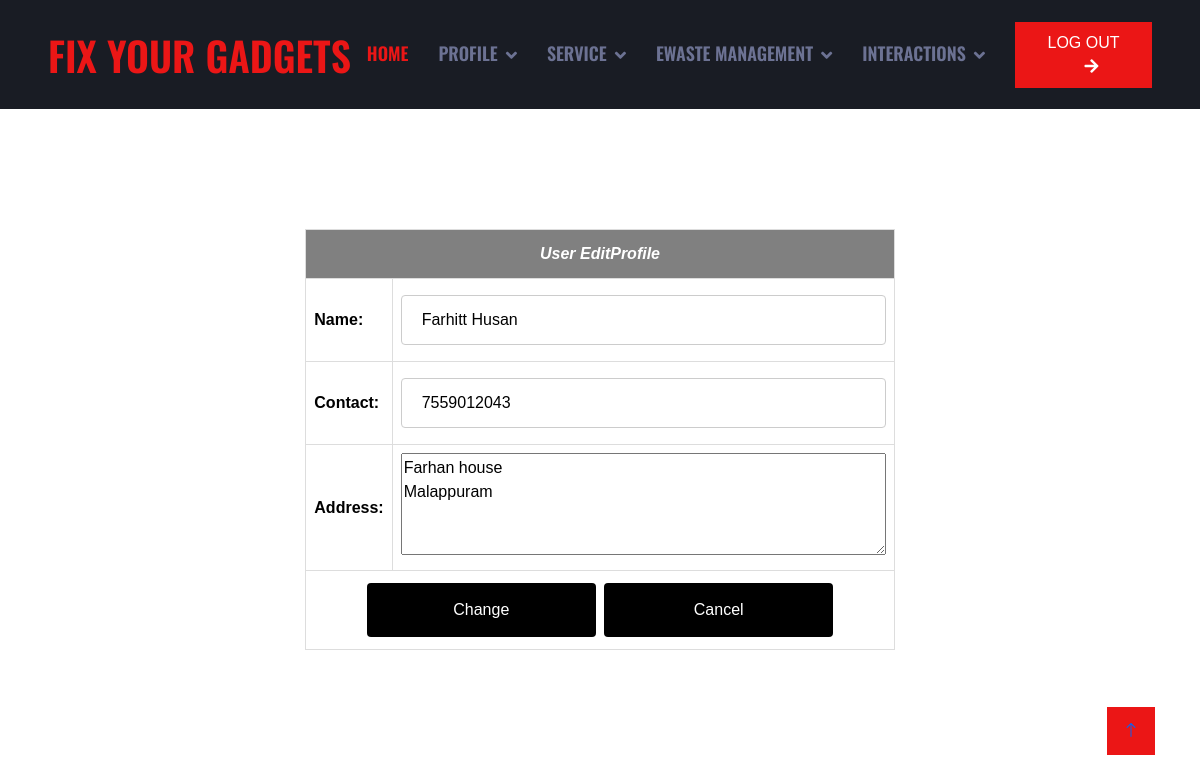
Page /User/useredit/ (signed in) on the committed database.
### Guest/models.py (models this page shows)
class User(models.Model):
    user_name=models.CharField(max_length=50)
    user_gender=models.CharField(max_length=50)
    user_contact=models.CharField(max_length=50)
    user_email=models.CharField(max_length=50)
    user_photo=models.FileField(upload_to='UserDocs/')
    user_proof=models.FileField(upload_to='UserDocs/')
    user_password=models.CharField(max_length=50)
    user_address=models.CharField(max_length=100)
    place=models.ForeignKey('Admin.Place',on_delete=models.CASCADE)

### User/views.py (the view)
# urls.py: path('useredit/', views.EditProfile,name="useredit"),
def EditProfile(request):
    if 'uid' in request.session:
        user=User.objects.get(id=request.session["uid"])
        if request.method=="POST":
            user.user_name=request.POST.get('txt_name')
            user.user_contact=request.POST.get('txt_contact')
            user.user_address=request.POST.get('txt_address')
            user.save()
            return render(request,"User/UserEditProfile.html",{'msg':"Changed Successfully"})
        else:
            return render(request,"User/UserEditProfile.html",{'data':user})
    else:
        return redirect('guest:Home')

### User/Templates/User/UserEditProfile.html (shortened to what this page needs)
{% extends 'User/Head.html' %}
{% load static %}
{% block content %}
<!DOCTYPE html>
<html lang="en">
<head>
</head>
<body>
    <div id="tab">
    <br>
    <br>
    <br>
    <br>
    <br>
    <form action="" method="POST" id="UserForm">
    <table border="1" align="center" cellpadding="10" style="border-collapse: collapse;" bgcolor="white">
        <tr>
            <th colspan="4"><center><i>User EditProfile</i></center></th>
        </tr>
        <tr>
            <td><b>Name:</b></td>
            <td><input type="text" name="txt_name" value="{{data.user_name}}"></td>
        </tr>
        <tr>
            <td><b>Contact:</b></td>
            <td><input type="text" name="txt_contact" value="{{data.user_contact}}"></td>
        </tr>
        <tr>
            <td><b>Address:</b></td>
            <td><textarea id="txt_address" name="txt_address" rows="4" cols="50" required="" autocomplete="off">{{data.user_address}}</textarea></td>
        </tr>
        <tr>
            <td align="center" colspan="2"><input type="submit" value="Change">&nbsp&nbsp<input type="reset" value="Cancel"></td>
        </tr>
    </form>
    </div>
</body>
</html>
{% endblock content %}

### Guest/static/Main/css/style.css (style rules this page uses)
:root { --primary: #EB1616; --secondary: #191C24; --light: #6C7293; --dark: #000000; }

### Guest/static/form.css (style rules this page uses)
#tab { font-family: "Trebuchet MS", Arial, Helvetica, sans-serif; border-collapse: collapse; width: 100%; }
#tab td, #tab th { border: 1px solid #ddd; padding: 8px; color: black; }
#tab th { padding-top: 12px; padding-bottom: 12px; text-align: left; background-color: gray; color: white; }
input[type=text],[type=password],[type=email],[type=date], select { width: 100%; padding: 12px 20px; margin: 8px 0; display: inline-block; border: 1px solid #ccc; border-radius: 4px; box-sizing: border-box; }
input[type=submit] { width: 40%; background-color: black; color: white; padding: 15px; margin: 4px 0; border: none; border-radius: 4px; cursor: pointer; }
input[type=reset] { width: 40%; background-color: black; color: white; padding: 15px; margin: 4px 0; border: none; border-radius: 4px; cursor: pointer; }

### rows in the picture
User: txt_name "Farhitt Husan", txt_contact "7559012043", txt_address "Farhan house Malappuram"
